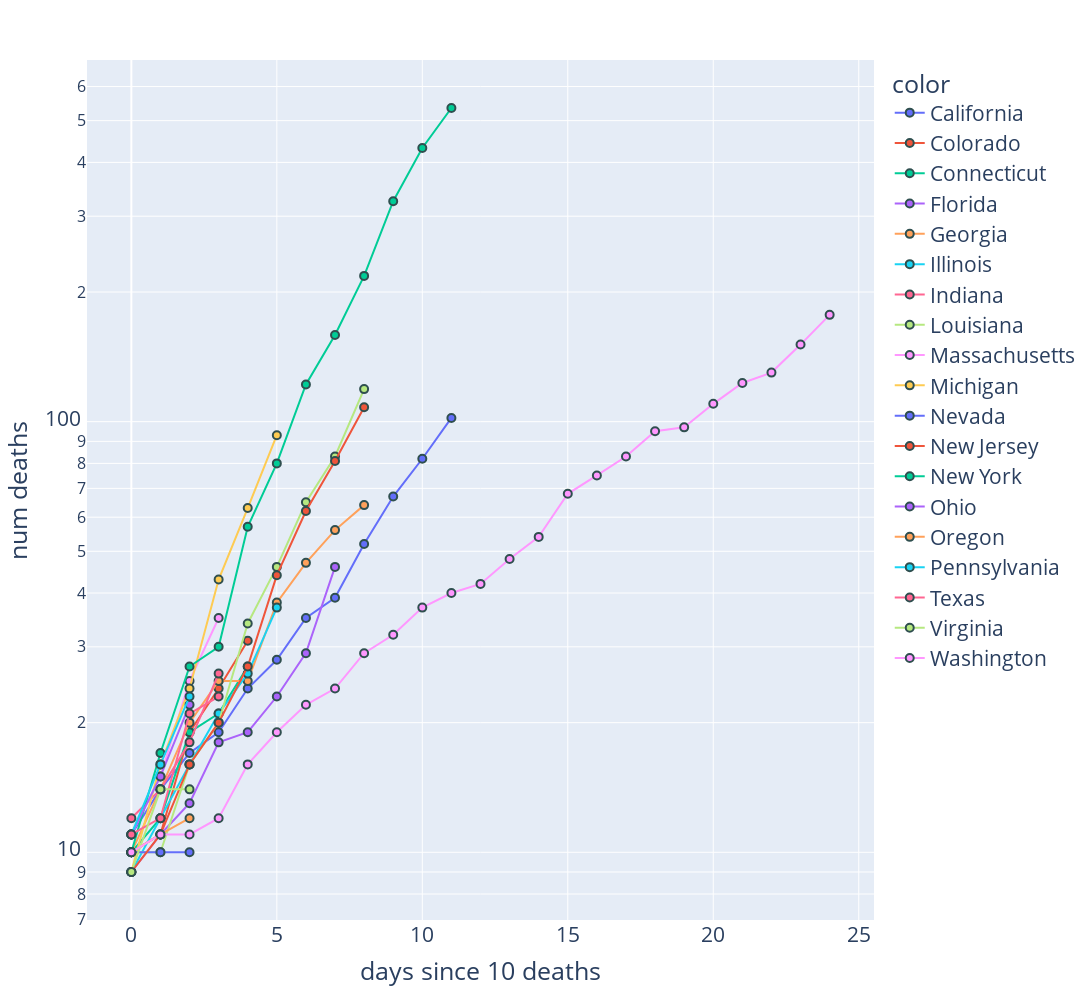

Notebook cell for this chart:
### Code cell
plt = px.scatter(x=plot_df.days, y=plot_df.value, color=plot_df.state,
              width=1200, height=1000, 
              log_y=True,
              labels=dict(y='num deaths', x='days since 10 deaths')
            )

plt.update_traces(mode='lines+markers',
                  marker=dict(size=8,
                              line=dict(width=2,
                                        color='DarkSlateGrey')))
plt.update_layout(font=dict(
        size=21))
plt.show()

### Figure 1 — Plotly figure (JSON) as saved in the notebook; plotly's stock layout.template omitted (floating-point values rounded to 4 significant figures)
{"data": [{"hoverlabel": {"namelength": 0}, "hovertemplate": "color=California<br>days since 10 deaths=%{x}<br>num deaths=%{y}", "legendgroup": "California", "marker": {"color": "#636efa", "line": {"color": "DarkSlateGrey", "width": 2}, "size": 8, "symbol": "circle"}, "mode": "lines+markers", "name": "California", "showlegend": true, "type": "scatter", "x": [0, 1, 2, 3, 4, 5, 6, 7, 8, 9, 10, 11, 12, 13, 14, 15, 16, 17, 18, 19, 20, 21, 22, 23, 24], "xaxis": "x", "y": [11, 14, 17, 19, 24, 28, 35, 39, 52, 67, 82, 102, null, null, null, null, null, null, null, null, null, null, null, null, null], "yaxis": "y"}, {"hoverlabel": {"namelength": 0}, "hovertemplate": "color=Colorado<br>days since 10 deaths=%{x}<br>num deaths=%{y}", "legendgroup": "Colorado", "marker": {"color": "#EF553B", "line": {"color": "DarkSlateGrey", "width": 2}, "size": 8, "symbol": "circle"}, "mode": "lines+markers", "name": "Colorado", "showlegend": true, "type": "scatter", "x": [0, 1, 2, 3, 4, 5, 6, 7, 8, 9, 10, 11, 12, 13, 14, 15, 16, 17, 18, 19, 20, 21, 22, 23, 24], "xaxis": "x", "y": [10, 11, 19, 24, 31, null, null, null, null, null, null, null, null, null, null, null, null, null, null, null, null, null, null, null, null], "yaxis": "y"}, {"hoverlabel": {"namelength": 0}, "hovertemplate": "color=Connecticut<br>days since 10 deaths=%{x}<br>num deaths=%{y}", "legendgroup": "Connecticut", "marker": {"color": "#00cc96", "line": {"color": "DarkSlateGrey", "width": 2}, "size": 8, "symbol": "circle"}, "mode": "lines+markers", "name": "Connecticut", "showlegend": true, "type": "scatter", "x": [0, 1, 2, 3, 4, 5, 6, 7, 8, 9, 10, 11, 12, 13, 14, 15, 16, 17, 18, 19, 20, 21, 22, 23, 24], "xaxis": "x", "y": [10, 12, 19, 21, 27, null, null, null, null, null, null, null, null, null, null, null, null, null, null, null, null, null, null, null, null], "yaxis": "y"}, {"hoverlabel": {"namelength": 0}, "hovertemplate": "color=Florida<br>days since 10 deaths=%{x}<br>num deaths=%{y}", "legendgroup": "Florida", "marker": {"color": "#ab63fa", "line": {"color": "DarkSlateGrey", "width": 2}, "size": 8, "symbol": "circle"}, "mode": "lines+markers", "name": "Florida", "showlegend": true, "type": "scatter", "x": [0, 1, 2, 3, 4, 5, 6, 7, 8, 9, 10, 11, 12, 13, 14, 15, 16, 17, 18, 19, 20, 21, 22, 23, 24], "xaxis": "x", "y": [9, 11, 13, 18, 19, 23, 29, 46, null, null, null, null, null, null, null, null, null, null, null, null, null, null, null, null, null], "yaxis": "y"}, {"hoverlabel": {"namelength": 0}, "hovertemplate": "color=Georgia<br>days since 10 deaths=%{x}<br>num deaths=%{y}", "legendgroup": "Georgia", "marker": {"color": "#FFA15A", "line": {"color": "DarkSlateGrey", "width": 2}, "size": 8, "symbol": "circle"}, "mode": "lines+markers", "name": "Georgia", "showlegend": true, "type": "scatter", "x": [0, 1, 2, 3, 4, 5, 6, 7, 8, 9, 10, 11, 12, 13, 14, 15, 16, 17, 18, 19, 20, 21, 22, 23, 24], "xaxis": "x", "y": [10, 14, 20, 25, 25, 38, 47, 56, 64, null, null, null, null, null, null, null, null, null, null, null, null, null, null, null, null], "yaxis": "y"}, {"hoverlabel": {"namelength": 0}, "hovertemplate": "color=Illinois<br>days since 10 deaths=%{x}<br>num deaths=%{y}", "legendgroup": "Illinois", "marker": {"color": "#19d3f3", "line": {"color": "DarkSlateGrey", "width": 2}, "size": 8, "symbol": "circle"}, "mode": "lines+markers", "name": "Illinois", "showlegend": true, "type": "scatter", "x": [0, 1, 2, 3, 4, 5, 6, 7, 8, 9, 10, 11, 12, 13, 14, 15, 16, 17, 18, 19, 20, 21, 22, 23, 24], "xaxis": "x", "y": [9, 12, 16, 21, 26, 37, null, null, null, null, null, null, null, null, null, null, null, null, null, null, null, null, null, null, null], "yaxis": "y"}, {"hoverlabel": {"namelength": 0}, "hovertemplate": "color=Indiana<br>days since 10 deaths=%{x}<br>num deaths=%{y}", "legendgroup": "Indiana", "marker": {"color": "#FF6692", "line": {"color": "DarkSlateGrey", "width": 2}, "size": 8, "symbol": "circle"}, "mode": "lines+markers", "name": "Indiana", "showlegend": true, "type": "scatter", "x": [0, 1, 2, 3, 4, 5, 6, 7, 8, 9, 10, 11, 12, 13, 14, 15, 16, 17, 18, 19, 20, 21, 22, 23, 24], "xaxis": "x", "y": [12, 14, 18, 26, null, null, null, null, null, null, null, null, null, null, null, null, null, null, null, null, null, null, null, null, null], "yaxis": "y"}, {"hoverlabel": {"namelength": 0}, "hovertemplate": "color=Louisiana<br>days since 10 deaths=%{x}<br>num deaths=%{y}", "legendgroup": "Louisiana", "marker": {"color": "#B6E880", "line": {"color": "DarkSlateGrey", "width": 2}, "size": 8, "symbol": "circle"}, "mode": "lines+markers", "name": "Louisiana", "showlegend": true, "type": "scatter", "x": [0, 1, 2, 3, 4, 5, 6, 7, 8, 9, 10, 11, 12, 13, 14, 15, 16, 17, 18, 19, 20, 21, 22, 23, 24], "xaxis": "x", "y": [10, 10, 16, 20, 34, 46, 65, 83, 119, null, null, null, null, null, null, null, null, null, null, null, null, null, null, null, null], "yaxis": "y"}, {"hoverlabel": {"namelength": 0}, "hovertemplate": "color=Massachusetts<br>days since 10 deaths=%{x}<br>num deaths=%{y}", "legendgroup": "Massachusetts", "marker": {"color": "#FF97FF", "line": {"color": "DarkSlateGrey", "width": 2}, "size": 8, "symbol": "circle"}, "mode": "lines+markers", "name": "Massachusetts", "showlegend": true, "type": "scatter", "x": [0, 1, 2, 3, 4, 5, 6, 7, 8, 9, 10, 11, 12, 13, 14, 15, 16, 17, 18, 19, 20, 21, 22, 23, 24], "xaxis": "x", "y": [11, 15, 25, 35, null, null, null, null, null, null, null, null, null, null, null, null, null, null, null, null, null, null, null, null, null], "yaxis": "y"}, {"hoverlabel": {"namelength": 0}, "hovertemplate": "color=Michigan<br>days since 10 deaths=%{x}<br>num deaths=%{y}", "legendgroup": "Michigan", "marker": {"color": "#FECB52", "line": {"color": "DarkSlateGrey", "width": 2}, "size": 8, "symbol": "circle"}, "mode": "lines+markers", "name": "Michigan", "showlegend": true, "type": "scatter", "x": [0, 1, 2, 3, 4, 5, 6, 7, 8, 9, 10, 11, 12, 13, 14, 15, 16, 17, 18, 19, 20, 21, 22, 23, 24], "xaxis": "x", "y": [9, 16, 24, 43, 63, 93, null, null, null, null, null, null, null, null, null, null, null, null, null, null, null, null, null, null, null], "yaxis": "y"}, {"hoverlabel": {"namelength": 0}, "hovertemplate": "color=Nevada<br>days since 10 deaths=%{x}<br>num deaths=%{y}", "legendgroup": "Nevada", "marker": {"color": "#636efa", "line": {"color": "DarkSlateGrey", "width": 2}, "size": 8, "symbol": "circle"}, "mode": "lines+markers", "name": "Nevada", "showlegend": true, "type": "scatter", "x": [0, 1, 2, 3, 4, 5, 6, 7, 8, 9, 10, 11, 12, 13, 14, 15, 16, 17, 18, 19, 20, 21, 22, 23, 24], "xaxis": "x", "y": [10, 10, 10, null, null, null, null, null, null, null, null, null, null, null, null, null, null, null, null, null, null, null, null, null, null], "yaxis": "y"}, {"hoverlabel": {"namelength": 0}, "hovertemplate": "color=New Jersey<br>days since 10 deaths=%{x}<br>num deaths=%{y}", "legendgroup": "New Jersey", "marker": {"color": "#EF553B", "line": {"color": "DarkSlateGrey", "width": 2}, "size": 8, "symbol": "circle"}, "mode": "lines+markers", "name": "New Jersey", "showlegend": true, "type": "scatter", "x": [0, 1, 2, 3, 4, 5, 6, 7, 8, 9, 10, 11, 12, 13, 14, 15, 16, 17, 18, 19, 20, 21, 22, 23, 24], "xaxis": "x", "y": [9, 11, 16, 20, 27, 44, 62, 81, 108, null, null, null, null, null, null, null, null, null, null, null, null, null, null, null, null], "yaxis": "y"}, {"hoverlabel": {"namelength": 0}, "hovertemplate": "color=New York<br>days since 10 deaths=%{x}<br>num deaths=%{y}", "legendgroup": "New York", "marker": {"color": "#00cc96", "line": {"color": "DarkSlateGrey", "width": 2}, "size": 8, "symbol": "circle"}, "mode": "lines+markers", "name": "New York", "showlegend": true, "type": "scatter", "x": [0, 1, 2, 3, 4, 5, 6, 7, 8, 9, 10, 11, 12, 13, 14, 15, 16, 17, 18, 19, 20, 21, 22, 23, 24], "xaxis": "x", "y": [10, 17, 27, 30, 57, 80, 122, 159, 218, 325, 432, 535, null, null, null, null, null, null, null, null, null, null, null, null, null], "yaxis": "y"}, {"hoverlabel": {"namelength": 0}, "hovertemplate": "color=Ohio<br>days since 10 deaths=%{x}<br>num deaths=%{y}", "legendgroup": "Ohio", "marker": {"color": "#ab63fa", "line": {"color": "DarkSlateGrey", "width": 2}, "size": 8, "symbol": "circle"}, "mode": "lines+markers", "name": "Ohio", "showlegend": true, "type": "scatter", "x": [0, 1, 2, 3, 4, 5, 6, 7, 8, 9, 10, 11, 12, 13, 14, 15, 16, 17, 18, 19, 20, 21, 22, 23, 24], "xaxis": "x", "y": [11, 15, 22, null, null, null, null, null, null, null, null, null, null, null, null, null, null, null, null, null, null, null, null, null, null], "yaxis": "y"}, {"hoverlabel": {"namelength": 0}, "hovertemplate": "color=Oregon<br>days since 10 deaths=%{x}<br>num deaths=%{y}", "legendgroup": "Oregon", "marker": {"color": "#FFA15A", "line": {"color": "DarkSlateGrey", "width": 2}, "size": 8, "symbol": "circle"}, "mode": "lines+markers", "name": "Oregon", "showlegend": true, "type": "scatter", "x": [0, 1, 2, 3, 4, 5, 6, 7, 8, 9, 10, 11, 12, 13, 14, 15, 16, 17, 18, 19, 20, 21, 22, 23, 24], "xaxis": "x", "y": [10, 11, 12, null, null, null, null, null, null, null, null, null, null, null, null, null, null, null, null, null, null, null, null, null, null], "yaxis": "y"}, {"hoverlabel": {"namelength": 0}, "hovertemplate": "color=Pennsylvania<br>days since 10 deaths=%{x}<br>num deaths=%{y}", "legendgroup": "Pennsylvania", "marker": {"color": "#19d3f3", "line": {"color": "DarkSlateGrey", "width": 2}, "size": 8, "symbol": "circle"}, "mode": "lines+markers", "name": "Pennsylvania", "showlegend": true, "type": "scatter", "x": [0, 1, 2, 3, 4, 5, 6, 7, 8, 9, 10, 11, 12, 13, 14, 15, 16, 17, 18, 19, 20, 21, 22, 23, 24], "xaxis": "x", "y": [11, 16, 23, null, null, null, null, null, null, null, null, null, null, null, null, null, null, null, null, null, null, null, null, null, null], "yaxis": "y"}, {"hoverlabel": {"namelength": 0}, "hovertemplate": "color=Texas<br>days since 10 deaths=%{x}<br>num deaths=%{y}", "legendgroup": "Texas", "marker": {"color": "#FF6692", "line": {"color": "DarkSlateGrey", "width": 2}, "size": 8, "symbol": "circle"}, "mode": "lines+markers", "name": "Texas", "showlegend": true, "type": "scatter", "x": [0, 1, 2, 3, 4, 5, 6, 7, 8, 9, 10, 11, 12, 13, 14, 15, 16, 17, 18, 19, 20, 21, 22, 23, 24], "xaxis": "x", "y": [11, 12, 21, 23, null, null, null, null, null, null, null, null, null, null, null, null, null, null, null, null, null, null, null, null, null], "yaxis": "y"}, {"hoverlabel": {"namelength": 0}, "hovertemplate": "color=Virginia<br>days since 10 deaths=%{x}<br>num deaths=%{y}", "legendgroup": "Virginia", "marker": {"color": "#B6E880", "line": {"color": "DarkSlateGrey", "width": 2}, "size": 8, "symbol": "circle"}, "mode": "lines+markers", "name": "Virginia", "showlegend": true, "type": "scatter", "x": [0, 1, 2, 3, 4, 5, 6, 7, 8, 9, 10, 11, 12, 13, 14, 15, 16, 17, 18, 19, 20, 21, 22, 23, 24], "xaxis": "x", "y": [9, 14, 14, null, null, null, null, null, null, null, null, null, null, null, null, null, null, null, null, null, null, null, null, null, null], "yaxis": "y"}, {"hoverlabel": {"namelength": 0}, "hovertemplate": "color=Washington<br>days since 10 deaths=%{x}<br>num deaths=%{y}", "legendgroup": "Washington", "marker": {"color": "#FF97FF", "line": {"color": "DarkSlateGrey", "width": 2}, "size": 8, "symbol": "circle"}, "mode": "lines+markers", "name": "Washington", "showlegend": true, "type": "scatter", "x": [0, 1, 2, 3, 4, 5, 6, 7, 8, 9, 10, 11, 12, 13, 14, 15, 16, 17, 18, 19, 20, 21, 22, 23, 24], "xaxis": "x", "y": [10, 11, 11, 12, 16, 19, 22, 24, 29, 32, 37, 40, 42, 48, 54, 68, 75, 83, 95, 97, 110, 123, 130, 151, 177], "yaxis": "y"}], "layout": {"font": {"size": 21}, "height": 1000, "legend": {"title": {"text": "color"}, "tracegroupgap": 0}, "margin": {"t": 60}, "width": 1200, "xaxis": {"anchor": "y", "autorange": true, "domain": [0, 1], "range": [-1.504, 25.5], "title": {"text": "days since 10 deaths"}, "type": "linear"}, "yaxis": {"anchor": "x", "autorange": true, "domain": [0, 1], "range": [0.8428, 2.84], "title": {"text": "num deaths"}, "type": "log"}}}
